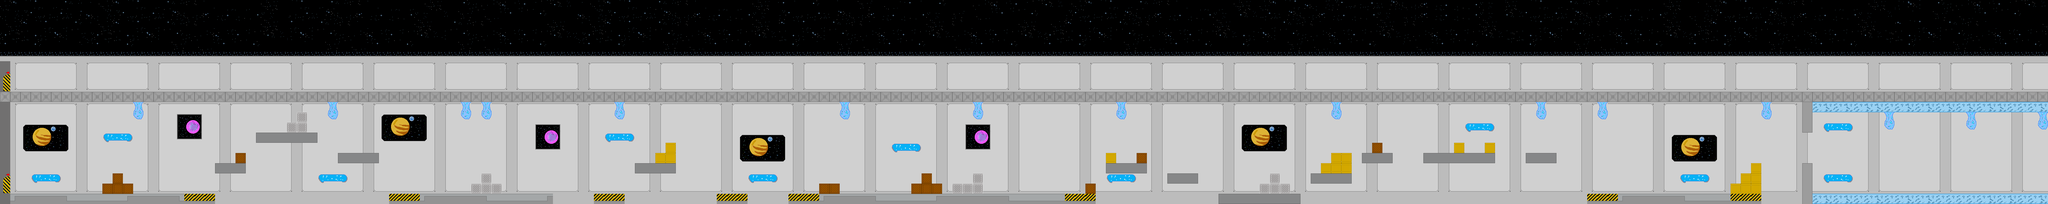

This game map was drawn from its Tiled (.tmx) file and the tilesets committed beside it. A one-line description and the trimmed map source follow:
An orthogonal 200x20 tile map with 32x32 px tiles, 1 tile layer (Capa de patrones 1), 4 tilesets and 31 objects.

<map version="1.2" tiledversion="1.3.3" orientation="orthogonal" renderorder="right-down" width="200" height="20" tilewidth="32" tileheight="32" infinite="0" nextlayerid="4" nextobjectid="33">
 <tileset firstgid="1" name="TexturasNivelTres" tilewidth="32" tileheight="32" tilecount="64" columns="16">
  <image source="TexturasNivelTres.png" width="512" height="128" />
 </tileset>
 <tileset firstgid="65" name="Tubo" tilewidth="96" tileheight="32" tilecount="6" columns="6">
  <image source="Tubo.png" width="576" height="32" />
  <tile id="0">
   <animation>
    <frame tileid="0" duration="200" />
    <frame tileid="1" duration="200" />
    <frame tileid="2" duration="200" />
    <frame tileid="3" duration="200" />
    <frame tileid="4" duration="200" />
    <frame tileid="5" duration="200" />
    <frame tileid="0" duration="200" />
   </animation>
  </tile>
 </tileset>
 <tileset firstgid="71" name="HuevosVerdes" tilewidth="96" tileheight="32" tilecount="6" columns="6">
  <image source="TuboHuevosVerdes.png" width="576" height="32" />
  <tile id="0">
   <animation>
    <frame tileid="0" duration="400" />
    <frame tileid="5" duration="400" />
    <frame tileid="4" duration="400" />
    <frame tileid="3" duration="400" />
    <frame tileid="2" duration="400" />
    <frame tileid="1" duration="400" />
   </animation>
  </tile>
 </tileset>
 <tileset firstgid="77" name="espacio" tilewidth="32" tileheight="32" tilecount="400" columns="20">
  <image source="953049718ed8816ffef507459cc9e679.gif" width="640" height="640" />
 </tileset>
 <layer id="1" name="Capa de patrones 1" width="200" height="20">
  <data>[4000 cells, 3978 non-empty, 139 distinct tile ids]</data>
 </layer>
 <objectgroup id="2" name="Piso">
  <object id="1" x="5664" y="608" width="736" height="32" />
  <object id="2" x="5664" y="320" width="736" height="32" />
  <object id="3" x="5632" y="320" width="32" height="96" />
  <object id="4" x="5632" y="512" width="32" height="128" />
  <object id="5" x="4960" y="608" width="544" height="32" />
  <object id="6" x="5472" y="512" width="32" height="32" />
  <object id="7" x="5440" y="544" width="64" height="32" />
  <object id="8" x="5408" y="576" width="96" height="32" />
  <object id="9" x="4768" y="480" width="96" height="32" />
  <object id="10" x="4448" y="480" width="224" height="32" />
  <object id="11" x="4256" y="480" width="96" height="32" />
  <object id="12" x="4096" y="544" width="128" height="32" />
  <object id="13" x="3808" y="608" width="256" height="32" />
  <object id="14" x="3648" y="544" width="96" height="32" />
  <object id="15" x="3456" y="512" width="128" height="32" />
  <object id="16" x="2464" y="608" width="960" height="32" />
  <object id="17" x="2240" y="608" width="96" height="32" />
  <object id="18" x="1984" y="512" width="128" height="32" />
  <object id="19" x="1856" y="608" width="96" height="32" />
  <object id="20" x="1216" y="608" width="512" height="32" />
  <object id="21" x="1056" y="480" width="128" height="32" />
  <object id="22" x="800" y="416" width="192" height="32" />
  <object id="23" x="672" y="512" width="96" height="32" />
  <object id="24" x="32" y="608" width="640" height="32" />
  <object id="26" x="0" y="608" width="32" height="32" />
  <object id="27" x="0" y="288" width="1152" height="32" />
  <object id="28" x="1152" y="288" width="1984" height="32" />
  <object id="29" x="3136" y="288" width="3264" height="32" />
  <object id="31" x="0" y="320" width="32" height="288" />
  <object id="32" x="6400" y="288" width="32" height="352" />
 </objectgroup>
 <objectgroup id="3" name="ParedesJefe">
  <object id="30" x="5632" y="416" width="32" height="96" />
 </objectgroup>
</map>
